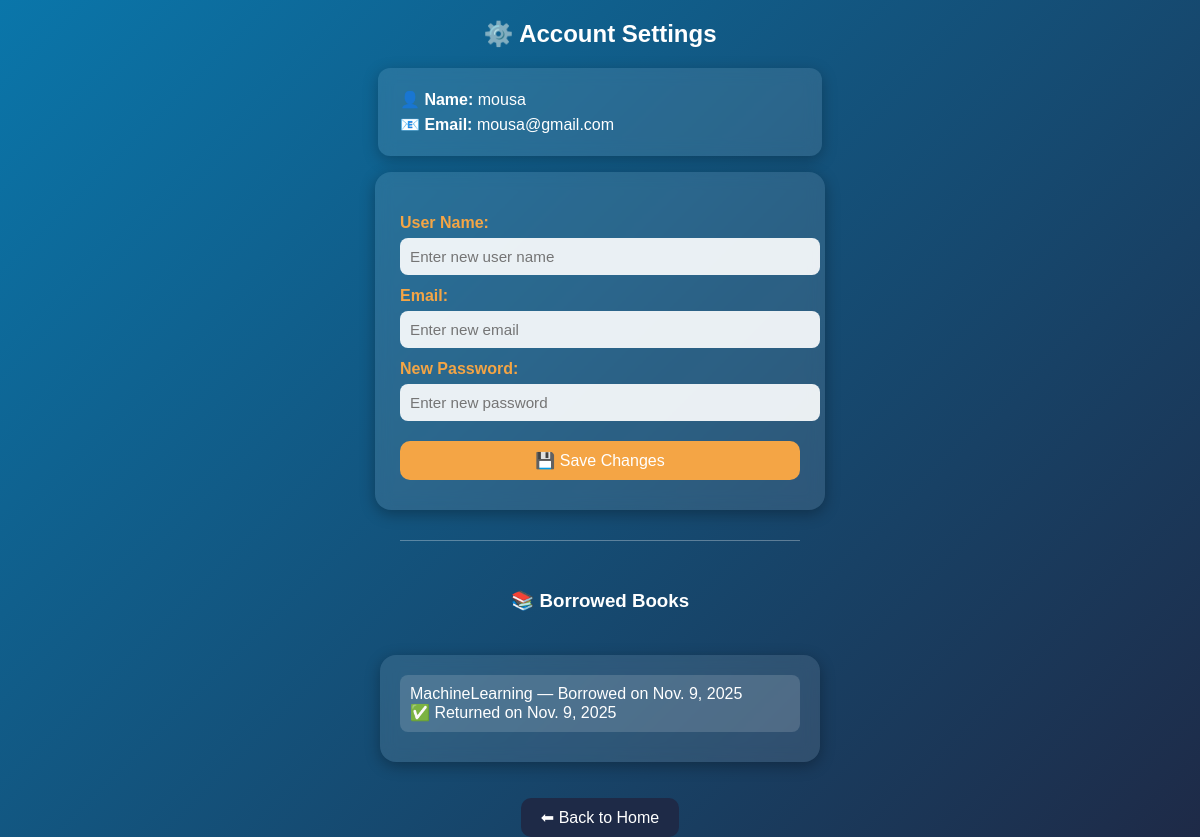
Screenshot of /settings (signed in) with the database file from the repository.
### Users/models.py (models this page shows, shortened)
class User(models.Model):
    userName=models.CharField(max_length=20,blank=False,null=False)
    email=models.EmailField(unique=True,blank=False,null=False)
    password=models.CharField(max_length=128)

### operations/models.py (models this page shows, shortened)
class Borrow(models.Model):
    user=models.ForeignKey(User,on_delete=models.CASCADE)
    book=models.ForeignKey(Box,on_delete=models.CASCADE)
    borrow_date = models.DateField(auto_now_add=True) # When register recodr direct put date.
    return_date = models.DateField(blank=True, null=True)  # u can be null , when user return book.

class Box(models.Model):
    book_name=models.CharField(max_length=100,blank=False,null=False)
    author=models.CharField(max_length=100,blank=False,null=False)
    category=models.CharField(max_length=50,blank=True,null=False)
    copy=models.IntegerField(default=1)
    STATUS_CHOICES = [
        ('available', 'Available'),
        ('borrowed', 'Borrowed'),
    ]
    status=models.CharField(max_length=10,choices=STATUS_CHOICES,default='available')

### Users/views.py (the view, shortened to what this page needs)
# urls.py: path("settings",views.settings,name='settings'),
def settings(request):
    message = ''
    try:
        user = User.objects.get(userName=request.session['user_name'])
        book=Borrow.objects.filter(user=user)
    except User.DoesNotExist:
        return redirect('Home')
    return render(request, 'Users/settings.html', {"message": message, "user": user,'books':book})

### Users/templates/Users/settings.html (shortened to what this page needs)
<!DOCTYPE html>
<html lang="en">
<head>
</head>
<body>
    <h2>⚙️ Account Settings</h2>
    {% if user %}
    <div class="info-box">
        <p><strong>👤 Name:</strong> {{ user.userName }}</p>
        <p><strong>📧 Email:</strong> {{ user.email }}</p>
    </div>
    {% endif %}
    <form method="POST">
        <label>User Name:</label>
        <input type="text" name="username" placeholder="Enter new user name">
        <label>Email:</label>
        <input type="email" name="email" placeholder="Enter new email" >
        <label>New Password:</label>
        <input type="password" name="password" placeholder="Enter new password">
        <button type="submit">💾 Save Changes</button>
    </form>
    <hr>
  <h3>📚 Borrowed Books</h3>
<ul>
  {% for borrow in books %}
    <li>
      {{ borrow.book.book_name }} —
      Borrowed on {{ borrow.borrow_date }}
      {% if borrow.return_date %}
        <br>✅ Returned on {{ borrow.return_date }}
      {% else %}
        <br>❌ Not returned yet
      {% endif %}
    </li>
  {% empty %}
    <li>No borrowed books yet.</li>
  {% endfor %}
</ul>
    <a href="{% url 'Home' %}" class="back-btn">⬅ Back to Home</a>
</body>
</html>

### Users/templates/Users/settings.html (style rules this page uses)
body { margin: 0; padding: 0; font-family: 'Poppins', sans-serif; background: linear-gradient(135deg, #0A76AA, #1E2A47); color: #fff; min-height: 100vh; display: flex; flex-direction: column; align-items: center; }
h2, h3 { color: #fff; text-align: center; }
.info-box { background: rgba(255, 255, 255, 0.1); padding: 16px 22px; border-radius: 12px; box-shadow: 0 4px 15px rgba(0,0,0,0.25); width: 400px; backdrop-filter: blur(8px); margin-bottom: 16px; }
.info-box p { margin: 6px 0; }
form { background: rgba(255, 255, 255, 0.1); padding: 30px 25px; border-radius: 16px; box-shadow: 0 4px 15px rgba(0,0,0,0.3); width: 400px; backdrop-filter: blur(8px); }
label { display: block; margin-top: 12px; font-weight: 600; color: #F4A545; }
input { width: 100%; padding: 10px; margin-top: 6px; border: none; border-radius: 8px; outline: none; background: rgba(255,255,255,0.9); color: #333; font-size: 0.95rem; }
button { margin-top: 20px; background-color: #F4A545; color: white; border: none; padding: 10px 20px; border-radius: 10px; cursor: pointer; font-size: 1rem; width: 100%; transition: background 0.3s ease; }
ul { background: rgba(255,255,255,0.1); padding: 20px; border-radius: 16px; box-shadow: 0 4px 15px rgba(0,0,0,0.3); width: 400px; margin-top: 25px; backdrop-filter: blur(8px); list-style-type: none; }
li { margin-bottom: 10px; padding: 10px; background: rgba(255,255,255,0.15); border-radius: 8px; }
hr { border: none; border-top: 1px solid rgba(255,255,255,0.3); width: 400px; margin: 30px 0; }
a.back-btn { margin-top: 20px; display: inline-block; background: #1E2A47; color: #fff; padding: 10px 20px; border-radius: 10px; text-decoration: none; transition: background 0.3s ease; }

### rows the page displays
User: userName "mousa", email "mousa@gmail.com"
Borrow: book.book_name "MachineLearning", borrow_date "Nov. 9, 2025", return_date "Nov. 9, 2025"
